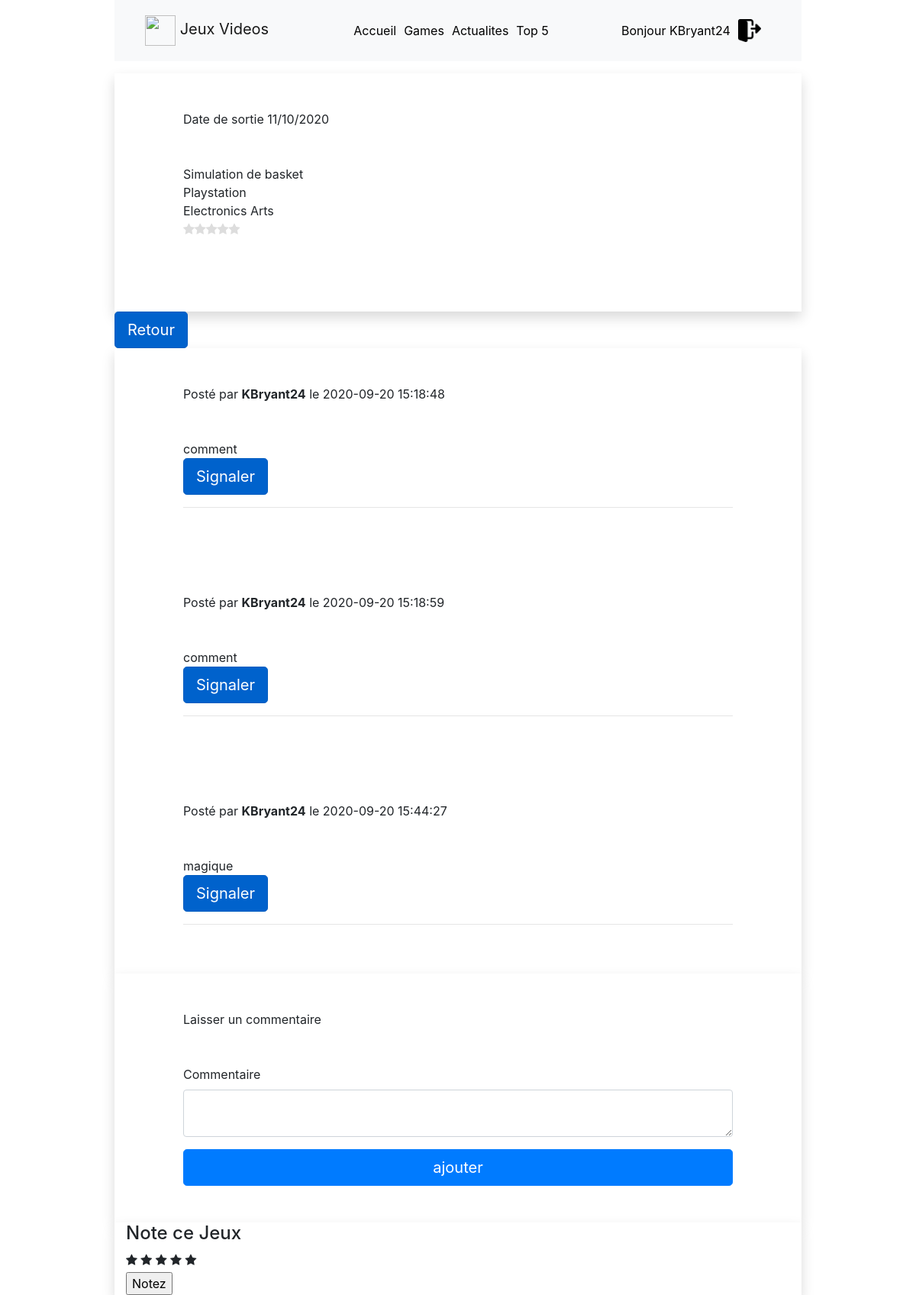
The app's page /index.php?action=game&id=1 (signed in) with its own data.
### tables this page shows
CREATE TABLE IF NOT EXISTS `game` (
  `id` int(11) NOT NULL AUTO_INCREMENT,
  `name` varchar(255) NOT NULL,
  `resume` text NOT NULL,
  `platform_id` int(11) NOT NULL,
  `editor_id` int(11) NOT NULL,
  `release_date` date NOT NULL,
  PRIMARY KEY (`id`),
  CONSTRAINT FK_PlatformGame FOREIGN KEY (platform_id) REFERENCES platform(id),
  CONSTRAINT FK_EditorGame FOREIGN KEY (editor_id) REFERENCES editor(id)
);

CREATE TABLE IF NOT EXISTS `platform` (
  `id` int(11) NOT NULL AUTO_INCREMENT,
  `platform_name` varchar(255) NOT NULL,
  PRIMARY KEY (`id`)
);

CREATE TABLE IF NOT EXISTS `editor` (
  `id` int(11) NOT NULL AUTO_INCREMENT,
  `editor_name` varchar(255) NOT NULL,
  PRIMARY KEY (`id`)
);

CREATE TABLE IF NOT EXISTS `comment_game` (
  `id` int(11) NOT NULL AUTO_INCREMENT,
  `game_id` int(11) NOT NULL,
  `user_id` int(11) NOT NULL,
  `content` text NOT NULL,
  `report` int(11) NOT NULL,
  `commentDate` datetime NOT NULL,
  PRIMARY KEY (`id`),
  CONSTRAINT FK_GameComment FOREIGN KEY (game_id) REFERENCES game(id) ON DELETE CASCADE,
  CONSTRAINT FK_UserGComment FOREIGN KEY (user_id) REFERENCES user(id)
);

CREATE TABLE IF NOT EXISTS `user` (
  `id` int(11) NOT NULL AUTO_INCREMENT,
  `role_id` int(11) NOT NULL,
  `username` varchar(255) NOT NULL,
  `name` varchar(255) NOT NULL,
  `lastname` varchar(255) NOT NULL,
  `email` varchar(255) NOT NULL,
  `password` varchar(255) NOT NULL,
  PRIMARY KEY (`id`),
  CONSTRAINT FK_RoleUser FOREIGN KEY (role_id) REFERENCES role(id),
  CONSTRAINT username_unique UNIQUE  (`username`),
  CONSTRAINT email_unique UNIQUE  (`email`)
);

### src/controller/Controller.php (called while the page is built, shortened)
<?php
class Controller
{
    public function game()
    {
        $gameManager = new model\GameManager();
        $commentGame = new model\CommentGameManager();
        $game = $gameManager->game($_GET['id']);
        $listOfComments = $commentGame->listOfComment($_GET['id']);
        require('src/views/front/game.php');
    }
}

### src/lib/model/DBConnect.php (called while the page is built, shortened)
<?php
class DBConnect
{
    public function connect()
    {
        $this->servername = "localhost";
        $this->username = "root";
        $this->password = "";
        $this->dbname = "dbproject";
        $this->charset = "utf8";
        try
        {
            $dsn = "mysql:host=".$this->servername.";dbname=".$this->dbname.";charset=".$this->charset;
            $pdo = new PDO($dsn, $this->username, $this->password);
            $pdo->setAttribute(PDO::ATTR_ERRMODE, PDO::ERRMODE_EXCEPTION);
            return $pdo;
        }
        catch (PDOException $e)
        {
            echo "Connection failed : ".$e->getMessage();
        }
    }
}

### src/lib/model/GameManager.php (called while the page is built, shortened)
<?php
class GameManager extends DBConnect
{
    public function game($id)
    {
        $sql = "SELECT game.id, name, resume, platform.platform_name as platform, editor.editor_name as editor, release_date FROM game
        INNER JOIN platform ON platform_id = platform.id
        INNER JOIN editor ON editor_id = editor.id
        WHERE game.id = :id";
        $req = $this->connect()->prepare($sql);
        $req->bindValue(':id', (int) $id, PDO::PARAM_INT);
        $req->execute();
        $req->setFetchMode(PDO::FETCH_CLASS | PDO::FETCH_PROPS_LATE, 'Project\lib\entity\Game');
        $game = $req->fetch();
        $game->setReleaseDate(new \DateTime($game->getReleaseDate()));
        return $game;
    }
}

### src/lib/entity/Game.php (called while the page is built, shortened)
<?php
class Game extends Entity
{
    protected $id,
              $name,
              $resume,
              $platform,
              $editor,
              $releaseDate;
    public function setReleaseDate($releaseDate)
    {
        $this->releaseDate = $releaseDate;
    }
    public function getId()
    {
        return $this->id;
    }
    public function getResume()
    {
        return $this->resume;
    }
    public function getPlatform()
    {
        return $this->platform;
    }
    public function getEditor()
    {
        return $this->editor;
    }
    public function getReleaseDate()
    {
        return $this->releaseDate;
    }
}

### src/lib/model/CommentGameManager.php (called while the page is built, shortened)
<?php
class CommentGameManager extends DBConnect
{
    public function listOfComment($gameId)
    {
        $sql = 'SELECT comment_game.id, game_id as gameId, user.username as user, content, report, commentDate FROM comment_game
                INNER JOIN user ON comment_game.user_id = user.id
                WHERE game_id = :game_id';
        $req = $this->connect()->prepare($sql);
        $req->bindValue(':game_id', $gameId, \PDO::PARAM_INT);
        $req->execute();
        $req->setFetchMode(\PDO::FETCH_CLASS | \PDO::FETCH_PROPS_LATE, 'Project\lib\entity\CommentGame');
        $comments = $req->fetchAll();
        return $comments;
    }
}

### src/lib/entity/CommentGame.php (called while the page is built, shortened)
<?php
class CommentGame extends Entity
{
    protected $id,
              $gameId,
              $user,
              $content,
              $report,
              $commentDate;
    public function getId()
    {
        return $this->id;
    }
    public function getUser()
    {
        return $this->user;
    }
    public function getContent()
    {
        return $this->content;
    }
    public function getCommentDate()
    {
        return $this->commentDate;
    }
}

### src/views/front/game.php (the view, shortened to what this page needs)
    <header>
        <div class="container h-100">
            <div class="row">
                <div class="col-lg-7 headtext list">
                    <div class="header-content mx-auto">
                        <h1 class="mb-5 text-center text-black">
                        </h1>
                    </div>
                </div>
            </div>
        </div>
    </header>
    <section id="article">
        <div class="container bg-white shadow">
            <div class="row">
                <div class="col-10 offset-1 mb-5 mt-5">
                    <div class="text-justify mb-5">Date de sortie <?= $game->getReleaseDate()->format('d/m/Y') ?></div>
                    <div class="text-justify article-text text-reader"><?= nl2br($game->getResume()) ?></div>
                    <div class="text-justify article-text text-reader"><?= $game->getPlatform() ?></div>
                    <div class="text-justify article-text text-reader"><?= $game->getEditor() ?></div>
                    <div class="mb-5">
                    <?php
                        for ($i = 1; $i <= 5; $i++) {
                            $ratingClass = "star-grey";
                        echo	'<i class="fa fa-star '.$ratingClass. '"; aria-hidden="true"></i>';
                        }
                    ?>
                    </div>
                </div>
            </div>
        </div>
    </section>
    <a class="btn btn-primary btn-lg active" href="index.php?action=games">Retour</a>
    <section id="commentaire">
        <div class="container bg-white shadow">
            <div class="row">
            <?php
            foreach ($listOfComments as $comment)
            {
            ?>
                <div class="col-10 offset-1 mb-5 mt-5">
                    <div class="text-justify mb-5">Posté par <strong><?= $comment->getUser() ?></strong> le <?= $comment->getCommentDate() ?></div>
                    <div class="text-justify article-text text-reader"><?= nl2br($comment->getContent()) ?></div>
                    <a class="btn btn-primary btn-lg active" href="index.php?action=reportComment&amp;id=<?= $comment->getId() ?>">Signaler</a>
                    <hr>
                </div>
            <?php
            }
            ?>
            </div>
        </div>
    </section>
    <section id="comment">
        <div class="container bg-white shadow">
            <div class="row">
                <div class="col-10 offset-1 mb-5 mt-5">
                    <div class="text-justify mb-5">Laisser un commentaire</div>
                    <form action="index.php?action=commentGame&amp;id=<?= $game->getId() ?>" method="post" class="form-signin">
                        <div>
                            <label for="content">Commentaire</label><br />
                            <textarea class="form-control" id="content" name="content" ></textarea>
                        </div>
                        <div>
                            <input class="btn btn-lg btn-primary btn-block mt-3" type="submit" name="commentGame" value="ajouter" />
                        </div>
                    </form>
                </div>
            </div>
        </div>
    </section>
    <section id="rating">
        <div class="container bg-white shadow">
            <div class="row">
                <div class="col-sm-12">
                    <form action="index.php?action=addRating&amp;id=<?= $game->getId() ?>" method="post">
                        <div class="stars-rating">
                            <h4>Note ce Jeux</h4>
                                <label for="rate-1" class="fa fa-star"></label>
                                <label for="rate-2" class="fa fa-star"></label>
                                <label for="rate-3" class="fa fa-star"></label>
                                <label for="rate-4" class="fa fa-star"></label>
                                <label for="rate-5" class="fa fa-star"></label>
                            <input type="submit" name="addRating" value="Notez"/>
                        </div>
                    </form>
                </div>
            </div>
        </div>
    </section>
<?php require(__DIR__ . "/template/frontLayout.php"); ?>

### src/public/css/style.css (style rules this page uses)
body { font-family: "Lato", sans-serif; }
.stars-rating input { display: none; }
.stars-rating input[type=submit] { display: block; }
.star-grey { color:#ddd; }

### records on screen
game: resume "Simulation de basket", platform.platform_name "Playstation", editor.editor_name "Electronics Arts"
comment_game: user.username "KBryant24", commentDate "2020-09-20 15:18:48", content "comment"
comment_game: user.username "KBryant24", commentDate "2020-09-20 15:18:59", content "comment"
comment_game: user.username "KBryant24", commentDate "2020-09-20 15:44:27", content "magique"

### other values on screen
$_SESSION['username'] "KBryant24"
$game->getReleaseDate()->format('d/m/Y') "11/10/2020"
